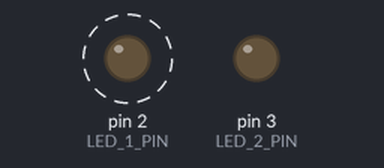
A sketch run on a simulated Arduino Uno, built with avr-gcc and run on an emulated ATmega328P. On the bench: output pins drawn as LEDs (lit = HIGH). Dashed ring = blinking. What the sketch prints to the serial monitor is not drawn.

Above: at 0.15 s.
At 39.48 s:
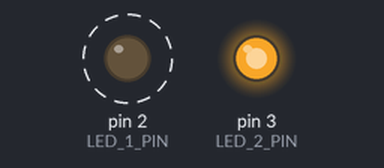
Timing chart, 0 to 39.4 s (numbered marks = the images above):
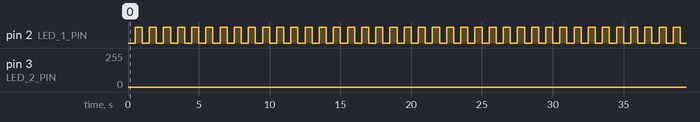

The sketch:

05-BlinkAndFadeLedsAsynchronously.ino
```cpp
/**
 * Blinking LEDs asynchronously using time functions (with delay() could be impossible!).
 * Constraints:
 *  - LED1 must blink at 500ms
 *  - LED2 must fade-in/fade-out in 2560ms
 */

#define LED_1_PIN 2
#define LED_2_PIN 3
#define DELAY_1 500
#define DELAY_2 5

unsigned long prev_t1 = millis();
unsigned long curr_t1 = 0;

unsigned long prev_t2 = millis();
unsigned long curr_t2 = 0;

// prototypes
void blink_led();
void fade_in_out_led();

void setup() {
  // initializa serial communication
  Serial.begin(115200);

  // configure and initialize leds
  pinMode(LED_1_PIN, OUTPUT);
  pinMode(LED_2_PIN, OUTPUT);  // used as analog
  digitalWrite(LED_1_PIN, LOW);
  analogWrite(LED_2_PIN, 0);
}

void loop() {
  curr_t1 = millis();
  if ((curr_t1 - prev_t1) > DELAY_1) {
    blink_led();
    prev_t1 += DELAY_1;
  }

  curr_t2 = millis();
  if ((curr_t2 - prev_t2) > DELAY_2) {
    fade_in_out_led();
    prev_t2 += DELAY_2;
  }
}

/**
 * The function change every time it is called the led's status.
 */
void blink_led() {
  Serial.println("Set led Volt to: " + String(digitalRead(LED_1_PIN)));
  digitalRead(LED_1_PIN) ? digitalWrite(LED_1_PIN, LOW) : digitalWrite(LED_1_PIN, HIGH);
}

/**
 * The function create a full fade-in/fade-out cycle effect step by step during time.
 */
void fade_in_out_led() {
  Serial.println("Start fade-in/fade-out");
  static uint8_t analog_value = 0;
  static bool flag = false;

  // set intensity using current analog_value
  analogWrite(LED_2_PIN, analog_value);  // 0% to 100% of 5v

  // update intensity
  flag = (analog_value == 255) ? true : (analog_value == 0) ? false : flag;
  analog_value = flag ? analog_value - 1 : analog_value + 1;
}
```

Measured:
- by itself, pin 2 (LED_1_PIN): alternates HIGH for 0.50 s and LOW for 0.50 s
